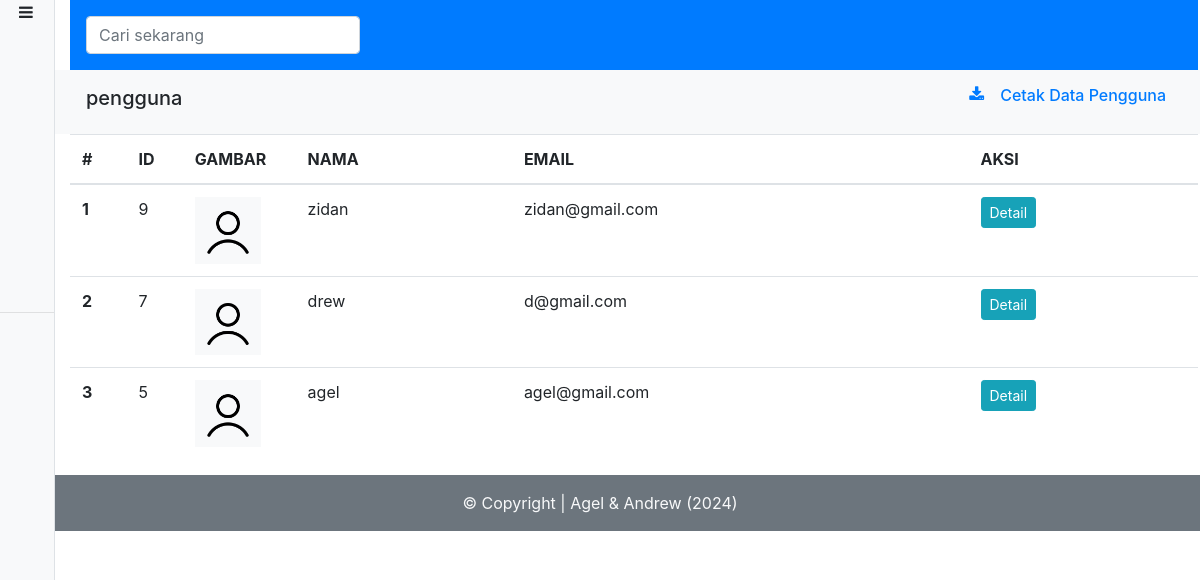
/code/native/technoid/admin/pengguna.php (signed in), run on the app's committed database.
### tables this page shows
CREATE TABLE `users` (
  `id_user` int(11) NOT NULL,
  `nama` varchar(191) NOT NULL,
  `email` varchar(50) NOT NULL,
  `sandi` varchar(191) NOT NULL,
  `image` varchar(191) NOT NULL,
  `role` varchar(15) NOT NULL,
  `createat` datetime NOT NULL DEFAULT current_timestamp() ON UPDATE current_timestamp(),
  `updateat` datetime DEFAULT NULL
);

### code/native/technoid/function/admin.php (called while the page is built, shortened)
<?php
require 'koneksi.php';
function pengguna()
{
    global $konek;
    $penggunas = [];
    $pengguna = mysqli_query($konek, "SELECT * FROM users ORDER BY id_user DESC");
    while ($p = $pengguna->fetch_object()) {
        $penggunas[] = $p;
    }
    $data = [
        'judul' => 'Data Pengguna | Admin',
        'pengguna' => $penggunas,
    ];
    return $data;
}

### code/native/technoid/admin/pengguna.php (the view, shortened to what this page needs)
<?php
require '../function/admin.php';
$pengguna = pengguna()['pengguna'];
require 'template_admin/header.php';
?>
<div class="row py-3 px-3 bg-light justify-content-around">
    <div class="col-sm">
        <h5 id="judul" class="text-uppsercase ">pengguna</h5>
    </div>
    <div class="col-sm">
        <a href="<?= url ?>admin/cetakPengguna.php" class="d-flex justify-content-end text-decoration-none"><i class=" fa fa-download"></i>
            <h6 class="mx-3">Cetak Data Pengguna</h6>
        </a>
    </div>
</div>
<table class="pengguna table">
    <thead>
        <tr>
            <th scope="col" style="width: 5%">#</th>
            <th scope="col" style="width: 5%">ID</th>
            <th scope="col" style="width: 10%">GAMBAR</th>
            <th scope="col">NAMA</th>
            <th scope="col">EMAIL</th>
            <th scope="col">AKSI</th>
        </tr>
    </thead>
    <tbody>
        <?php foreach ($pengguna as $key => $value) : ?>
            <tr>
                <th scope="row"><?= $key + 1 ?></th>
                <td><?= $value->id_user ?></td>
                <td>
                    <img src="<?= url ?>assets/images/user/<?= $value->image ?>" class="w-75 bg-light" alt="">
                </td>
                <td><?= $value->nama ?></td>
                <td><?= $value->email ?></td>
                <td>
                    <button type="button" class="btn btn-sm btn-info" data-toggle="modal" data-target="#detail<?= $value->id_user ?>">Detail</button>
                </td>
            </tr>
        <?php endforeach; ?>
    </tbody>
</table>
<?php require 'template_admin/footer.php' ?>

### code/native/technoid/assets/css/custom.css (style rules this page uses)
* { margin: 0; padding: 0; }

### data on the page
users: id_user "9", image (placeholder picture), nama "zidan", email "zidan@gmail.com"
users: id_user "7", image (placeholder picture), nama "drew", email "d@gmail.com"
users: id_user "5", image (placeholder picture), nama "agel", email "agel@gmail.com"

### other printed values
author "Agel & Andrew"
